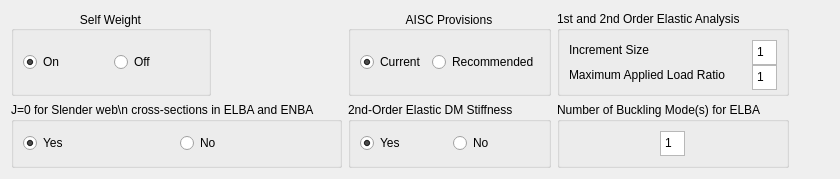
      <widget class="QWidget" name="AnalysisParameters">
       <attribute name="title">
        <string>Analysis Paramaters</string>
       </attribute>
       <layout class="QHBoxLayout" name="horizontalLayout_18">
        <item>
         <layout class="QGridLayout" name="gridLayout_13">
          <item row="1" column="0">
           <widget class="QGroupBox" name="SlenderWebJconstant">
            <property name="title">
             <string>J=0 for Slender web\n cross-sections in ELBA and ENBA</string>
            </property>
            <layout class="QHBoxLayout" name="horizontalLayout_14">
             <item>
              <widget class="QRadioButton" name="slenderWebJyes">
               <property name="text">
                <string>Yes</string>
               </property>
               <property name="checked">
                <bool>true</bool>
               </property>
              </widget>
             </item>
             <item>
              <widget class="QRadioButton" name="slenderWebJno">
               <property name="text">
                <string>No</string>
               </property>
              </widget>
             </item>
            </layout>
           </widget>
          </item>
          <item row="0" column="0">
           <widget class="QGroupBox" name="SelfWeightGroup">
            <property name="maximumSize">
             <size>
              <width>200</width>
              <height>16777215</height>
             </size>
            </property>
            <property name="title">
             <string>Self Weight</string>
            </property>
            <property name="alignment">
             <set>Qt::AlignCenter</set>
            </property>
            <layout class="QHBoxLayout" name="horizontalLayout_13">
             <item>
              <widget class="QRadioButton" name="selfWeightOn">
               <property name="text">
                <string>On</string>
               </property>
               <property name="checked">
                <bool>true</bool>
               </property>
              </widget>
             </item>
             <item>
              <widget class="QRadioButton" name="selfWeightOff">
               <property name="text">
                <string>Off</string>
               </property>
              </widget>
             </item>
            </layout>
           </widget>
          </item>
          <item row="1" column="1">
           <widget class="QGroupBox" name="SecondOrderDM">
            <property name="title">
             <string>2nd-Order Elastic DM Stiffness</string>
            </property>
            <layout class="QHBoxLayout" name="horizontalLayout_16">
             <item>
              <widget class="QRadioButton" name="SecondOrderDMyes">
               <property name="text">
                <string>Yes</string>
               </property>
               <property name="checked">
                <bool>true</bool>
               </property>
              </widget>
             </item>
             <item>
              <widget class="QRadioButton" name="SecondOrderDMno">
               <property name="text">
                <string>No</string>
               </property>
              </widget>
             </item>
            </layout>
           </widget>
          </item>
          <item row="0" column="1">
           <widget class="QGroupBox" name="AISCprovisions">
            <property name="title">
             <string>AISC Provisions</string>
            </property>
            <property name="alignment">
             <set>Qt::AlignCenter</set>
            </property>
            <layout class="QHBoxLayout" name="horizontalLayout_15">
             <item>
              <widget class="QRadioButton" name="AISCcurrent">
               <property name="text">
                <string>Current</string>
               </property>
               <property name="checked">
                <bool>true</bool>
               </property>
              </widget>
             </item>
             <item>
              <widget class="QRadioButton" name="AISCrecommended">
               <property name="text">
                <string>Recommended</string>
               </property>
              </widget>
             </item>
            </layout>
           </widget>
          </item>
          <item row="0" column="2">
           <widget class="QGroupBox" name="ElasticAnalysisParameters">
            <property name="maximumSize">
             <size>
              <width>16777215</width>
              <height>85</height>
             </size>
            </property>
            <property name="title">
             <string>1st and 2nd Order Elastic Analysis</string>
            </property>
            <layout class="QGridLayout" name="gridLayout_12">
             <item row="0" column="0">
              <widget class="QLabel" name="IncrementSizeLabel">
               <property name="text">
                <string>Increment Size</string>
               </property>
              </widget>
             </item>
             <item row="0" column="1">
              <widget class="QPlainTextEdit" name="incrementSizeNumber">
               <property name="minimumSize">
                <size>
                 <width>20</width>
                 <height>25</height>
                </size>
               </property>
               <property name="maximumSize">
                <size>
                 <width>25</width>
                 <height>25</height>
                </size>
               </property>
               <property name="plainText">
                <string>1</string>
               </property>
              </widget>
             </item>
             <item row="1" column="0">
              <widget class="QLabel" name="MAPLLabel">
               <property name="text">
                <string>Maximum Applied Load Ratio</string>
               </property>
              </widget>
             </item>
             <item row="1" column="1">
              <widget class="QPlainTextEdit" name="MAPLRnumber">
               <property name="minimumSize">
                <size>
                 <width>0</width>
                 <height>25</height>
                </size>
               </property>
               <property name="maximumSize">
                <size>
                 <width>25</width>
                 <height>25</height>
                </size>
               </property>
               <property name="plainText">
                <string>1</string>
               </property>
              </widget>
             </item>
            </layout>
           </widget>
          </item>
          <item row="1" column="2">
           <widget class="QGroupBox" name="NumberofBucklingGroup">
            <property name="title">
             <string>Number of Buckling Mode(s) for ELBA</string>
            </property>
            <layout class="QHBoxLayout" name="horizontalLayout_17">
             <item>
              <widget class="QPlainTextEdit" name="numberBucklingModes">
               <property name="maximumSize">
                <size>
                 <width>25</width>
                 <height>25</height>
                </size>
               </property>
               <property name="plainText">
                <string>1</string>
               </property>
              </widget>
             </item>
            </layout>
           </widget>
          </item>
         </layout>
        </item>
        <item>
         <spacer name="horizontalSpacer_8">
          <property name="orientation">
           <enum>Qt::Horizontal</enum>
          </property>
          <property name="sizeHint" stdset="0">
           <size>
            <width>40</width>
            <height>20</height>
           </size>
          </property>
         </spacer>
        </item>
       </layout>
      </widget>
